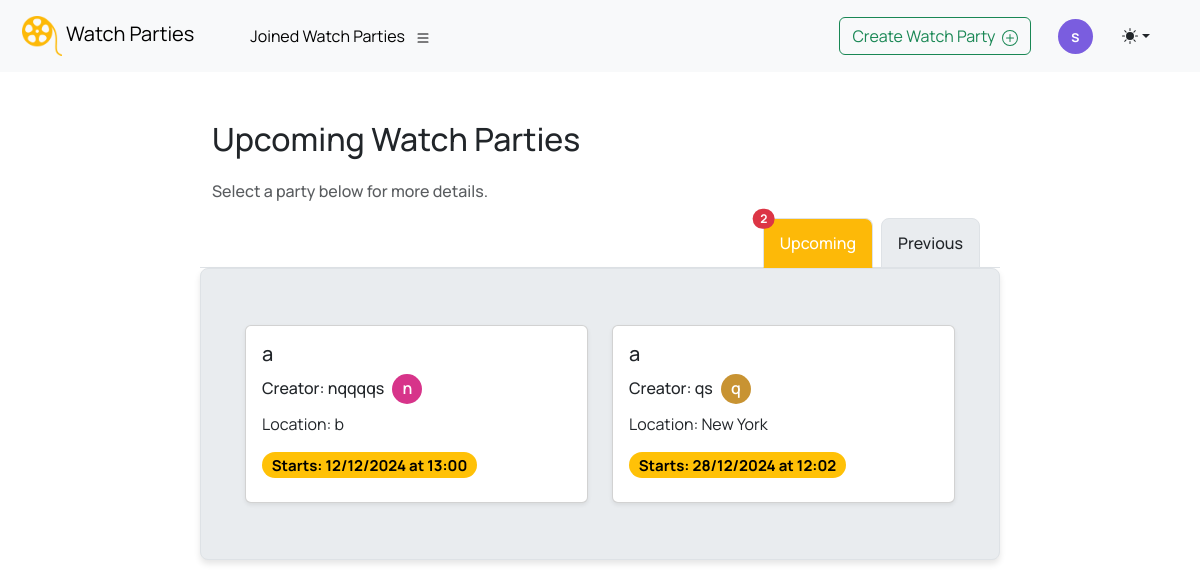
/parties (signed in), run on an earlier commit of the app's database.
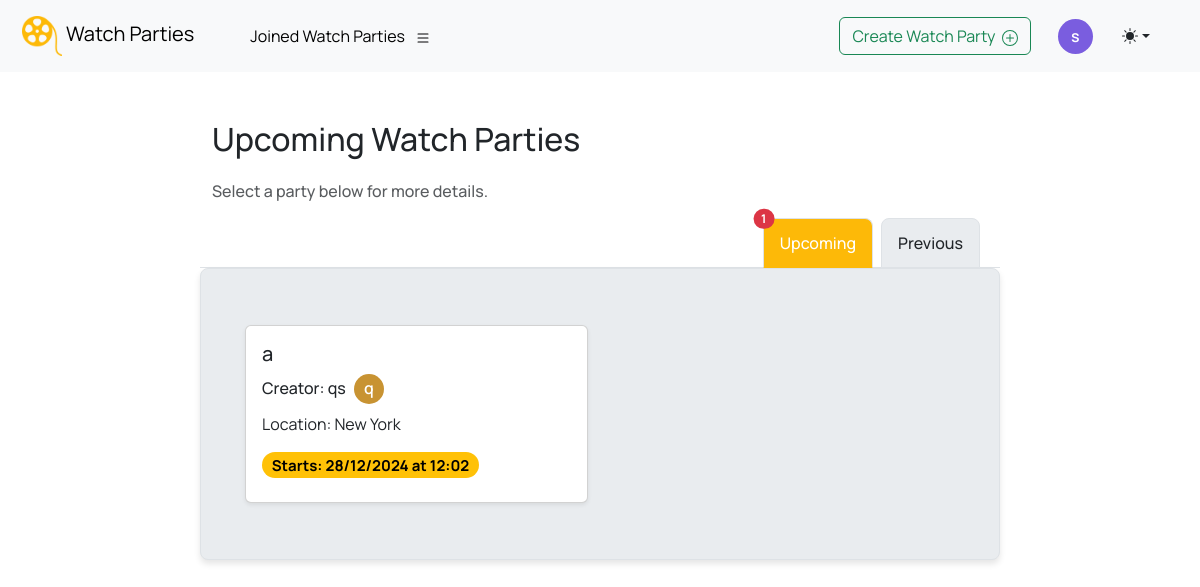
And on a later commit of the database.
### app/models.py (models this page shows, shortened)
class WatchPartyUser(db.Model):
    __table_args__ = (
        db.UniqueConstraint("user_id", "watch_party_id",
                            name="uix_user_watch_party"),
    )
    id = db.Column(db.Integer, primary_key=True)
    user_id = db.Column(db.Integer, db.ForeignKey("user.id"), nullable=False)
    watch_party_id = db.Column(db.Integer, db.ForeignKey(
        "watch_party.id"), nullable=False)
    joined_at = db.Column(db.DateTime, default=datetime.now(
        timezone.utc), nullable=False)
    rating = db.Column(db.Integer, default=None)

class WatchParty(db.Model):
    id = db.Column(db.Integer, primary_key=True)
    url = db.Column(db.String(32), unique=True,
                    default=lambda: uuid4().hex, nullable=False, index=True)
    title = db.Column(db.String(100), nullable=False)
    movie_id = db.Column(db.Integer, nullable=False)
    description = db.Column(db.String(500))
    location = db.Column(db.String(100))
    start_time = db.Column(db.DateTime, nullable=False)
    updated_at = db.Column(db.DateTime, default=datetime.now(timezone.utc),
                           nullable=False)
    created_by = db.Column(
        db.Integer, db.ForeignKey("user.id"), nullable=False)
    deleted_at = db.Column(db.DateTime, default=None, index=True)
    is_private = db.Column(db.Boolean, default=False, nullable=False)
    watch_party_users = db.relationship(
        "WatchPartyUser", backref="watch_party", lazy="dynamic")
    comments = db.relationship(
        "Comment", backref="watch_party", lazy="dynamic")

class User(db.Model):
    id = db.Column(db.Integer, primary_key=True)
    username = db.Column(db.String(30), unique=True,
                         nullable=False, index=True)
    email = db.Column(db.String(256), nullable=False)
    password_hash = db.Column(db.String(128))
    created_at = db.Column(db.DateTime, default=datetime.now(
        timezone.utc), nullable=False)
    deleted_at = db.Column(db.DateTime, default=None, index=True)
    profile_colour = db.Column(db.String(7), default=lambda: choice(
        list(PROFILE_COLOURS.keys())), nullable=False)
    watch_parties_created = db.relationship(
        "WatchParty", backref="creator", lazy="dynamic")
    watch_parties_joined = db.relationship(
        "WatchPartyUser", backref="user", lazy="dynamic")
    comments = db.relationship("Comment", backref="user", lazy="dynamic")
    reactions = db.relationship(
        "CommentReaction", backref="user", lazy="dynamic")

### app/views.py (the view)
@app.route("/parties", methods=["GET"])
@login_required
def parties():
    upcoming = models.WatchPartyUser.query.join(models.WatchParty).filter(models.WatchPartyUser.user_id == current_user.id, models.WatchParty.start_time >= datetime.now(timezone.utc), models.WatchParty.deleted_at == None).order_by(models.WatchParty.start_time.asc()).all()
    previous = models.WatchPartyUser.query.join(models.WatchParty).filter(models.WatchPartyUser.user_id == current_user.id, models.WatchParty.start_time < datetime.now(timezone.utc), models.WatchParty.deleted_at == None).order_by(models.WatchParty.start_time.desc()).all()
    username=current_user.username
    colour=current_user.profile_colour
    search_form = SearchForm()
    form = WatchPartyForm()
    return render_template("parties.html", title="My Parties", upcoming=upcoming, previous=previous, username=username, colour=colour, search_form=search_form, form=form)

### app/models.py (called while the page is built)
@login.user_loader
def load_user(id):
    return User.query.get(int(id))

### app/templates/parties.html (shortened to what this page needs)
{% extends "base.html" %}
{% block content %}
<h2 class="mt-5 mb-4" id="party-type">Upcoming Watch Parties</h2>
<h6 class="text-muted">Select a party below for more details.</h6>
<div class="row justify-content-center mt-3">
  <ul class="nav nav-tabs d-flex flex-nowrap justify-content-end" role="tablist">
    <li class="nav-item" role="presentation">
      <button id="party-upcoming-btn"
        class="nav-link active flex-shrink-1 px-sm-2 px-md-3 fs-sm-6 fs-md-5 toggle-tab"
        data-bs-toggle="tab"
        data-bs-target="#upcoming"
        type="button"
        role="tab"
        title="View upcoming parties">
        Upcoming
        {% if upcoming %}
        <span class="position-absolute top-0 start-0 translate-middle badge rounded-pill bg-danger">
          {{ upcoming|length }}
        </span>
        {% endif %}
      </button>
    </li>
    <li class="nav-item" role="presentation">
      <button id="party-previous-btn"
        class="nav-link flex-shrink-1 px-sm-2 px-md-3 fs-sm-6 fs-md-5 toggle-tab"
        data-bs-toggle="tab"
        data-bs-target="#previous"
        type="button"
        role="tab"
        title="View previous parties">
        Previous
      </button>
    </li>
  </ul>
  <div class="content-box">
    <div class="tab-content">
      <div class="tab-pane fade show active" id="upcoming">
        {% if not upcoming %}
        <h4 class="text-center my-4">No Upcoming Parties</h4>
        {% else %}
        <div class="container my-4">
          <div class="row row-cols-1 row-cols-sm-1 row-cols-md-2 g-4">
            {% for party in upcoming %}
            <a href="/party/{{ party.watch_party.url }}" class="party-link">
              <div class="col" title="Click for more details">
                <div class="card p-3 shadow-sm">
                  <h5>{{ party.watch_party.title }}</h5>
                  <h6 class="d-flex align-items-center gap-2">
                    Creator: {{ party.watch_party.creator.username }}
                    <div class="d-flex align-items-center justify-content-center rounded-circle text-white" style="width: 30px; height: 30px; background-color: {{ party.watch_party.creator.profile_colour }}">
                      <span class="fs-6 fw-semibold">{{ party.watch_party.creator.username[0] }}</span>
                    </div>
                   </h6>
                  <p>{{ "Location: " + party.watch_party.location if party.watch_party.location else "No location specified" }}</p>
                  <h5><span class="badge rounded-pill text-bg-warning text-wrap" style="max-width: 100%; overflow-wrap: break-word;">Starts: {{ party.watch_party.start_time.strftime('%d/%m/%Y at %H:%M') }}</span></h5>
                </div>
              </div>
            </a>
            {% endfor %}
          </div>
        </div>
        {% endif %}
      </div>
    </div>
  </div>
</div>
{% endblock %}

### app/templates/base.html (shortened to what this page needs)
<!DOCTYPE html>
<html lang="en" data-bs-theme="dark">
<head>
  <link rel="stylesheet" href="https://cdn.jsdelivr.net/npm/bootstrap@5.3.3/dist/css/bootstrap.min.css">
  <link rel="stylesheet" href="https://cdnjs.cloudflare.com/ajax/libs/font-awesome/5.15.4/css/all.min.css">
  <link rel="stylesheet" href="{{ url_for('static', filename='/css/styles.css' )}}">
  <link href="https://cdn.jsdelivr.net/gh/kartik-v/bootstrap-star-rating@4.1.2/css/star-rating.min.css" media="all" rel="stylesheet" type="text/css" />
  <link href="https://cdn.jsdelivr.net/gh/kartik-v/bootstrap-star-rating@4.1.2/themes/krajee-svg/theme.css" media="all" rel="stylesheet" type="text/css" />
</head>
<body>
  <div class="content-wrapper">
    <nav class="navbar navbar-expand-lg bg-body-tertiary">
      <div class="container-fluid">
        <a class="navbar-brand" href="/" title="Return home">
          <img src="{{ url_for('static', filename='/images/icon.png') }}" alt="Logo" width="40" height="40" class="d-inline-block" />
          Watch Parties
        </a>
        <div class="collapse navbar-collapse" id="navbarSupportedContent">
          <ul class="navbar-nav me-auto mb-2 mb-lg-0">
            {% if title and title != "Watch Parties" and title != "Register" and title != "Login" %}
            <li class="nav-item me-2">
              <button type="button" class="btn nav-pad btn-outline-secondary {{ 'nav-active' if title == 'Joined Parties' }}" title="See joined watch parties">
                <a class="nav-link btn-hover {{ 'nav-btn' if title == 'My Parties' }}" href="{{ url_for('parties') }}">
                  Joined Watch Parties &nbsp;
                </a>
              </button>
            </li>
          {% endif %}
          </ul>
          {% if title == "Watch Parties" or title == "Register" %}
          <div class="nav-item ms-lg-auto me-2 nav-action">
            <button type="button" class="btn btn-outline-secondary" title="Login">
              <a class="nav-link btn-hover" href="{{ url_for('auth.login') }}">
                Login
              </a>
            </button>
          </div>
          {% elif title %}
          <div class="nav-item ms-lg-auto me-2 nav-action">
            <button id="create" type="button" class="btn btn-outline-success" title="New Watch Party">
              Create Watch Party&nbsp;
            </button>
          </div>
          <div class="nav-item dropdown ms-2">
            <button class="btn p-0" id="profile-icon" type="button" data-bs-toggle="dropdown" aria-expanded="false" data-bs-display="static" title="Profile options">
              <div id="profile-circle" class="d-flex align-items-center justify-content-center rounded-circle text-white"
                style="width: 35px; height: 35px; background-color: {{ colour }}">
                <span id="profile-initial" class="fs-6 fw-semibold">{{ username[0] }}</span>
              </div>
            </button>
          </div>
          {% endif %}
          <div class="nav-item dropdown">
            <button
              class="btn btn-sm nav-pad btn-link nav-link py-2 px-0 px-lg-2 dropdown-toggle d-flex align-items-center"
              id="bd-theme" type="button" aria-expanded="false" data-bs-toggle="dropdown" data-bs-display="static"
              aria-label="Toggle theme" title="Change colour theme">
              <svg class="bi my-1 theme-icon-active" width="1em" height="1em">
                <use href="#sun-fill"></use>
              </svg>
            </button>
          </div>
        </div>
      </div>
    </nav>
    <div class="container-fluid">
      <div class="row justify-content-center">
        <div class="col-10 col-lg-8">
          {% block content %}{% endblock %}
        </div>
      </div>
    </div>
  </div>
</body>
</html>

### app/static/css/styles.css (style rules this page uses)
:root { --primary-yellow: #FDB908; --secondary-yellow: #F8CB27; }
body { font-family: "Manrope", Arial, Helvetica, sans-serif; transition: background-color 0.3s ease-in-out, color 0.3s ease-in-out; min-height: 100vh; margin: 0; }
.navbar { padding: 10px; }
.nav-pad { margin-left: 20px; margin-right: 20px; border: none; }
.nav-btn { color: white; }
.nav-tabs .nav-link { border: 1px solid var(--bs-border-color); padding: 0.75rem 2rem; margin-right: 0.5rem; border-radius: 0.5rem 0.5rem 0 0; font-weight: 500; position: relative; background-color: var(--bs-secondary-bg); }
.nav-tabs .nav-link.active { background-color: var(--primary-yellow); border-bottom-color: var(--primary-yellow); color: white; }
.content-box { background-color: var(--bs-secondary-bg); border: 1px solid var(--bs-border-color); border-radius: 0.5rem; padding: 2rem; box-shadow: 0 4px 6px #0000001a; }
.card { cursor: pointer; transition: transform 0.3s ease; }
#profile-icon { border-color: rgba(0, 0, 0, 0); margin-left: 10px }
.nav-link { color: var(--bs-body-color); }
.nav-link.nav-btn { color: black; }
.party-link { text-decoration: none; }

What changed in the data, as far as the page shows it:
removed WatchPartyUser: watch_party "a", watch_party.creator.username "nqqqqs", watch_party.creator "n", watch_party.start_time "12/12/2024 at 13:00"
no longer on this page (row unchanged): WatchParty: location "Location: b"
Also different on the page:
{{ upcoming|length }}: "2" → "1"
